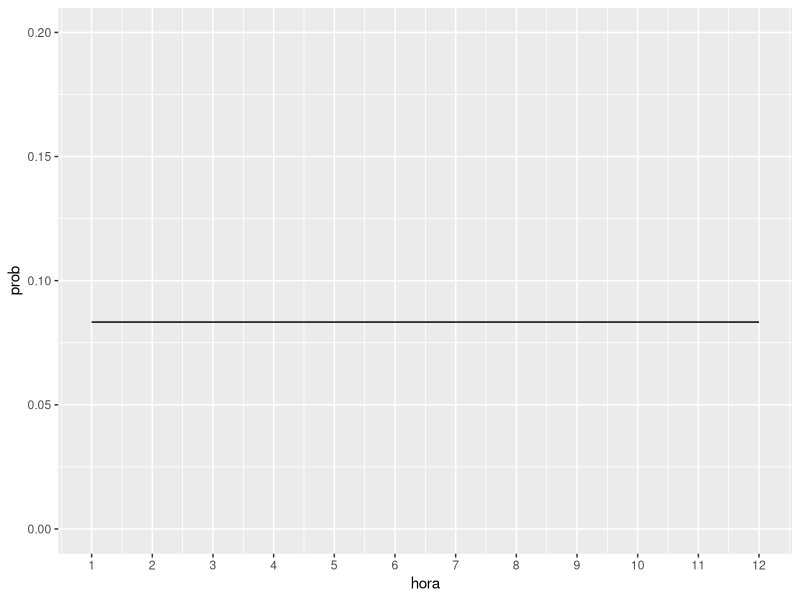
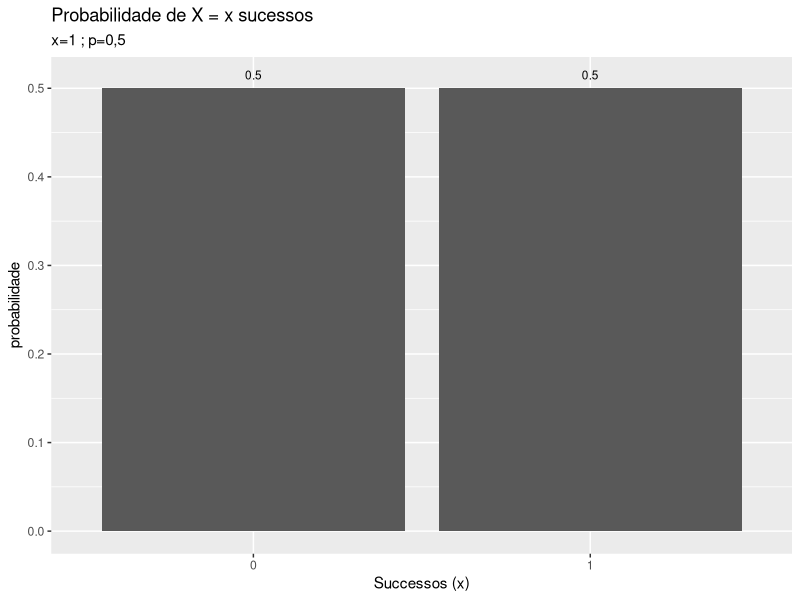
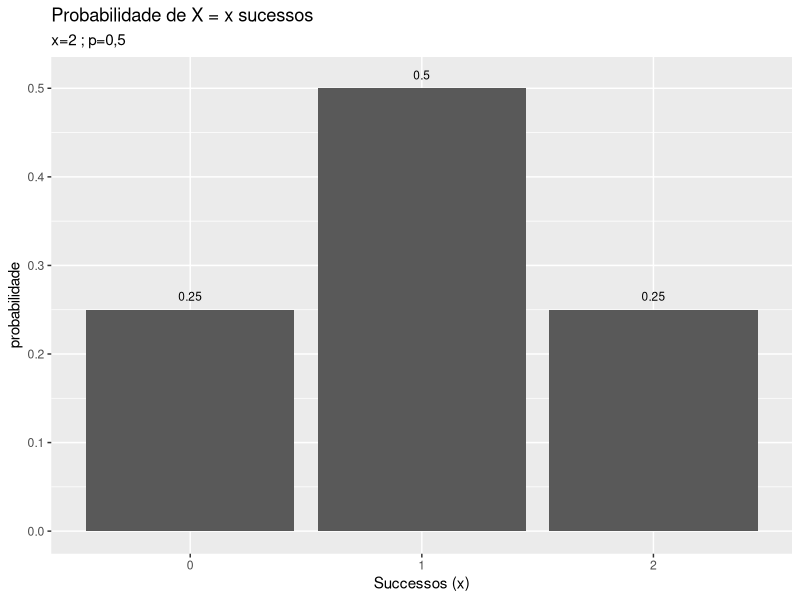
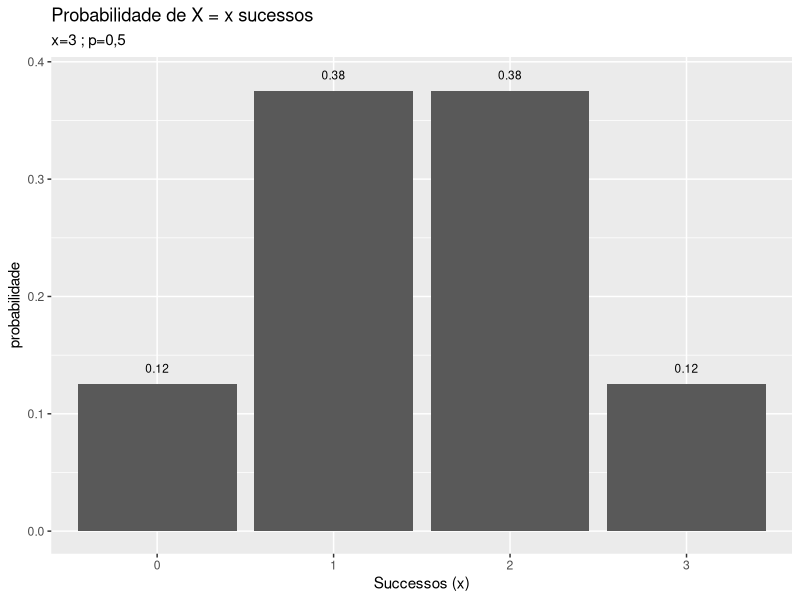
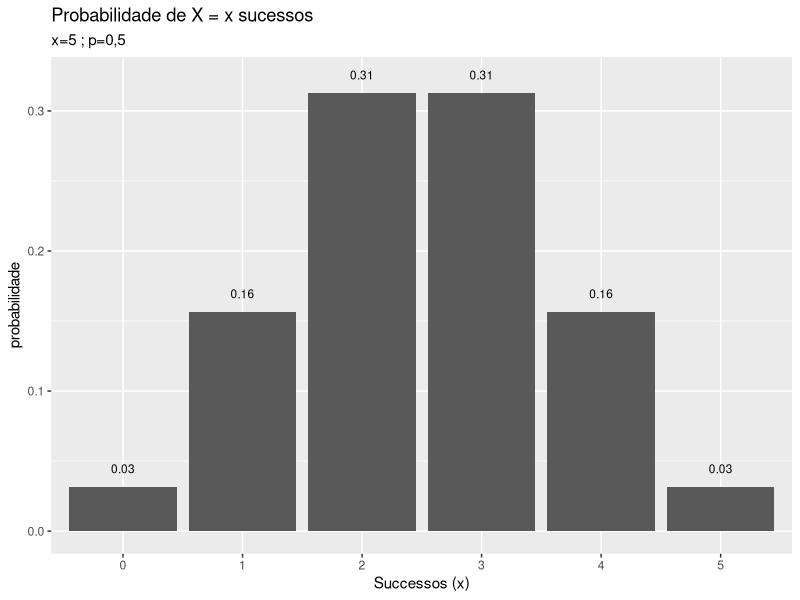
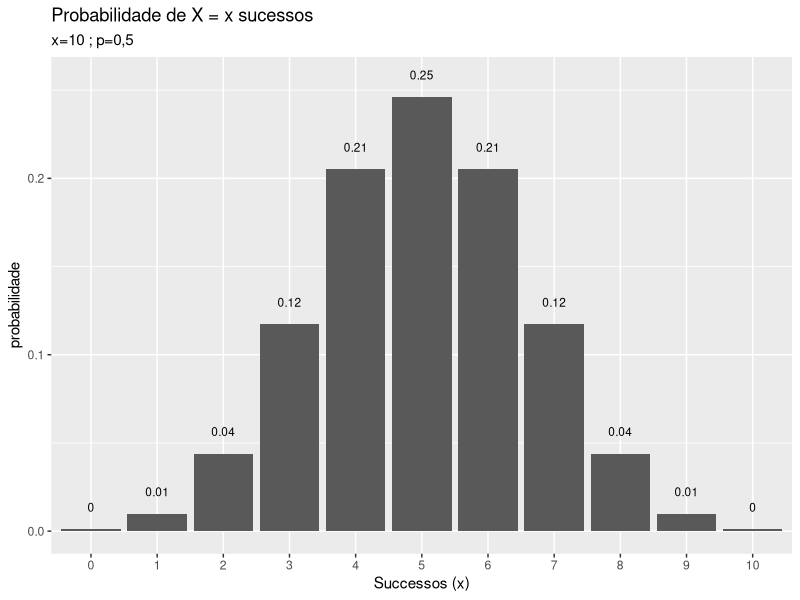
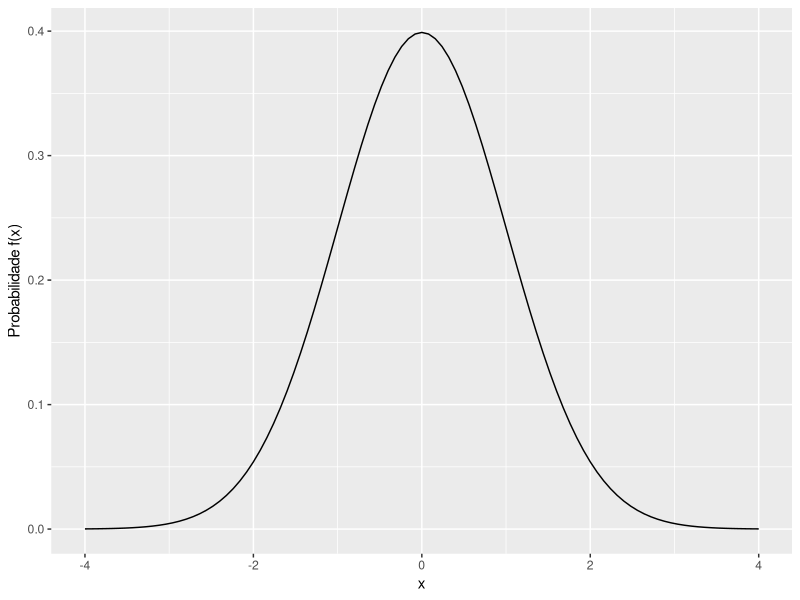
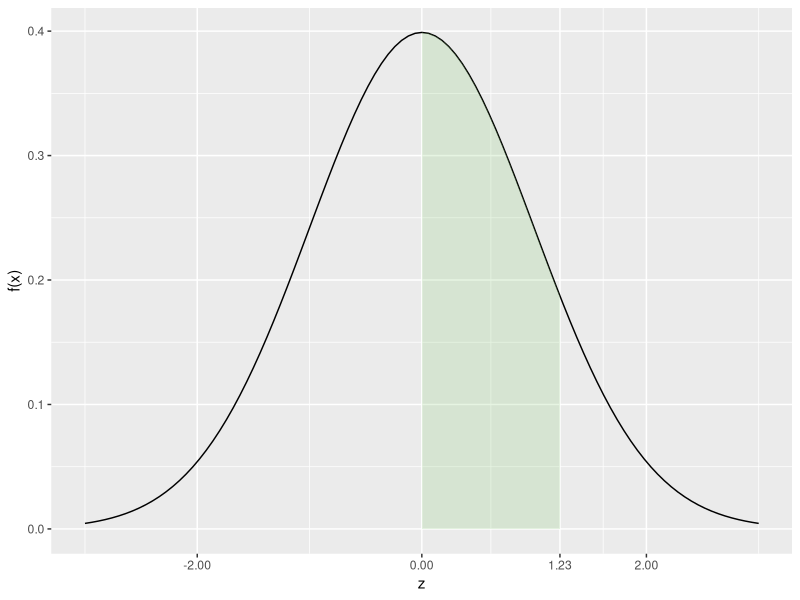

R code for these plots, in order:
## ---- chunk 1
library(ggplot2)

hora <- c(1,2,3,4,5,6,7,8,9,10,11,12)
prob <- c(1/12,1/12,1/12,1/12,1/12,1/12,1/12,1/12,1/12,1/12,1/12,1/12)
horaanalogica <- as.data.frame(cbind(hora, prob))
horaanalogica

ggplot(horaanalogica, aes(hora, prob)) +
  geom_line() +
  xlim(0,13) + ylim(0,0.20) +
  scale_x_continuous(breaks = seq(1,12, by = 1))
## ---- chunk 2
library(dplyr)
library(ggplot2)

data.frame(heads = 0:1, 
           pmf = dbinom(x = 0:1, size = 1, prob = 0.5)) %>%
ggplot(aes(x = factor(heads), y = pmf)) +
  geom_col() +
  geom_text(
    aes(label = round(pmf,2), y = pmf + 0.01),
    position = position_dodge(0.9),
    size = 3,
    vjust = 0
  ) +
  labs(title = "Probabilidade de X = x sucessos",
       subtitle = "x=1 ; p=0,5",
       x = "Successos (x)",
       y = "probabilidade") 
## ---- chunk 3
library(dplyr)
library(ggplot2)

data.frame(heads = 0:2, 
           pmf = dbinom(x = 0:2, size = 2, prob = 0.5)) %>%
ggplot(aes(x = factor(heads), y = pmf)) +
  geom_col() +
  geom_text(
    aes(label = round(pmf,2), y = pmf + 0.01),
    position = position_dodge(0.9),
    size = 3,
    vjust = 0
  ) +
  labs(title = "Probabilidade de X = x sucessos",
       subtitle = "x=2 ; p=0,5",
       x = "Successos (x)",
       y = "probabilidade") 
## ---- chunk 4
library(dplyr)
library(ggplot2)

data.frame(heads = 0:3, 
           pmf = dbinom(x = 0:3, size = 3, prob = 0.5)) %>%
ggplot(aes(x = factor(heads), y = pmf)) +
  geom_col() +
  geom_text(
    aes(label = round(pmf,2), y = pmf + 0.01),
    position = position_dodge(0.9),
    size = 3,
    vjust = 0
  ) +
  labs(title = "Probabilidade de X = x sucessos",
       subtitle = "x=3 ; p=0,5",
       x = "Successos (x)",
       y = "probabilidade") 
## ---- chunk 5
library(dplyr)
library(ggplot2)

data.frame(heads = 0:5, 
           pmf = dbinom(x = 0:5, size = 5, prob = 0.5)) %>%
ggplot(aes(x = factor(heads), y = pmf)) +
  geom_col() +
  geom_text(
    aes(label = round(pmf,2), y = pmf + 0.01),
    position = position_dodge(0.9),
    size = 3,
    vjust = 0
  ) +
  labs(title = "Probabilidade de X = x sucessos",
       subtitle = "x=5 ; p=0,5",
       x = "Successos (x)",
       y = "probabilidade") 
## ---- chunk 6
library(dplyr)
library(ggplot2)

data.frame(heads = 0:10, 
           pmf = dbinom(x = 0:10, size = 10, prob = 0.5)) %>%
ggplot(aes(x = factor(heads), y = pmf)) +
  geom_col() +
  geom_text(
    aes(label = round(pmf,2), y = pmf + 0.01),
    position = position_dodge(0.9),
    size = 3,
    vjust = 0
  ) +
  labs(title = "Probabilidade de X = x sucessos",
       subtitle = "x=10 ; p=0,5",
       x = "Successos (x)",
       y = "probabilidade") 
## ---- chunk 7
library(ggplot2)

dnormal1 <- ggplot(data.frame(x = c(-4, 4)), aes(x = x)) + 
  stat_function(fun = dnorm) +
  scale_x_continuous(name = "x") + 
  scale_y_continuous(name = "Probabilidade f(x)")

dnormal1
## ---- chunk 8
p0z1.23 <- round(pnorm(1.23, mean = 0, sd = 1) - pnorm(0, mean = 0, sd = 1),4)
p0z1.23
## ---- chunk 9
library(ggplot2)

m = 0
std = 1

ggplot(data.frame(x = c(-3, 3)), aes(x = x)) + 
    stat_function(fun = dnorm, args = list(mean = m, sd = std)) + 
    stat_function(fun = dnorm, args = list(mean = m, sd = std), xlim = c(0, 1.23),
                  geom = "area", fill = "#84CA72", alpha = .2) +
    scale_y_continuous(name = "f(x)", breaks = seq(0,1,0.1)) +
    scale_x_continuous(name = "z", breaks = c(-2,0,1.23,2))
## ---- chunk 10
library(ggplot2)

m = 0
std = 1

ggplot(data.frame(x = c(-3, 3)), aes(x = x)) + 
    stat_function(fun = dnorm, args = list(mean = m, sd = std)) + 
    stat_function(fun = dnorm, args = list(mean = m, sd = std), xlim = c(0.27, 1.43),
                  geom = "area", fill = "#84CA72", alpha = .2) +
    scale_y_continuous(name = "f(x)", breaks = seq(0,1,0.1)) +
    scale_x_continuous(name = "z", breaks = c(-2,0.27,1.43,2))
## ---- chunk 11

# Calculo de F(1,43) - F(0)

p2 <- round(pnorm(1.43, mean = 0, sd = 1, lower.tail = T) - pnorm(0, mean = 0, sd = 1, lower.tail = T),4)

p2

# Calculo de F(0,27) - F(0)

p1 <- round(pnorm(0.27, mean = 0, sd = 1, lower.tail = T) - pnorm(0, mean = 0, sd = 1, lower.tail = T),4)

p1

# Calculo de P(0,27 <  z <  1,43)

p027z143 <- p2 - p1

p027z143
## ---- chunk 12
p027z143r <- round(pnorm(1.43, mean = 0, sd = 1, lower.tail = TRUE) - pnorm(0.27, mean = 0, sd = 1, lower.tail = TRUE) ,4)

# Calculo de F(1,43)

p2r <- round(pnorm(1.43, mean = 0, sd = 1, lower.tail = T),4)

p2r

# Calculo de F(0,27)

p1r <- round(pnorm(0.27, mean = 0, sd = 1, lower.tail = T),4)

p1r

# Calculo de P(0,27 <  z <  1,43)

p027z143r <- p2r - p1r


p027z143r
## ---- chunk 13
library(ggplot2)

m = 0
std = 1

ggplot(data.frame(x = c(-3, 3)), aes(x = x)) + 
    stat_function(fun = dnorm, args = list(mean = m, sd = std)) + 
    stat_function(fun = dnorm, args = list(mean = m, sd = std), xlim = c(-1.38, 0.97),
                  geom = "area", fill = "#84CA72", alpha = .2) +
    scale_y_continuous(name = "f(x)", breaks = seq(0,1,0.1)) +
    scale_x_continuous(name = "z", breaks = c(-2,-1.38,0,0.97,2))
## ---- chunk 14

# Calculo de F(1,38) - F(0)

pf138f0 <- round(pnorm(1.38, mean = 0, sd = 1, lower.tail = T) - pnorm(0, mean = 0, sd = 1, lower.tail = T),4)

pf138f0

# Calculo de F(0,97) - F(0)

pf097f0 <- round(pnorm(0.97, mean = 0, sd = 1, lower.tail = T) - pnorm(0, mean = 0, sd = 1, lower.tail = T),4)

pf097f0

# Calculo de P(1,38 <  z <  0,97)

p138z097 <- pf138f0 + pf097f0

p138z097 
## ---- chunk 15
p138z097r <- round(pnorm(-1.38, mean = 0, sd = 1, lower.tail = TRUE) - pnorm(0.97, mean = 0, sd = 1, lower.tail = TRUE) ,4)

# Calculo de F(-1,38)

pf138r <- round(pnorm(-1.38, mean = 0, sd = 1, lower.tail = T),4)

pf138r

# Calculo de F(0,97)

pf097r <- round(pnorm(0.97, mean = 0, sd = 1, lower.tail = T),4)

pf097r

# Calculo de P(-1,38 <  z <  0,97)

p138z097r <- pf097r - pf138r


p138z097r
## ---- chunk 16
library(ggplot2)

m = 0
std = 1

ggplot(data.frame(x = c(-3, 3)), aes(x = x)) + 
    stat_function(fun = dnorm, args = list(mean = m, sd = std)) + 
    stat_function(fun = dnorm, args = list(mean = m, sd = std), xlim = c(2.22,3),
                  geom = "area", fill = "#84CA72", alpha = .2) +
    scale_y_continuous(name = "f(x)", breaks = seq(0,1,0.1)) +
    scale_x_continuous(name = "z", breaks = c(-3,0,2.22,3))
## ---- chunk 17

f222 <- round(pnorm(2.22, mean = 0, sd = 1, lower.tail = T),4)
f222

f0 <- round(pnorm(0, mean = 0, sd = 1, lower.tail = T), 4)
f0

pf222f0 <- f222 - f0

pf222f0

pz222 <- 0.5 - pf222f0

pz222
## ---- chunk 18
pz222r <- 1 - round(pnorm(2.22, mean = 0, sd = 1, lower.tail = T), 4)

pz222r
## ---- chunk 19
# Calculo de F(1,25) - F(0)

pf125f0 <- round(pnorm(1.25, mean = 0, sd = 1, lower.tail = T) - pnorm(0, mean = 0, sd = 1, lower.tail = T),4)

pf125f0

# Calculo de F(0,25) - F(0)

pf025f0 <- round(pnorm(0.25, mean = 0, sd = 1, lower.tail = T) - pnorm(0, mean = 0, sd = 1, lower.tail = T),4)

pf025f0

# Calculo de P(-0,25 <  z <  1,25)

p025z125 <- pf025f0 + pf125f0

p025z125 
